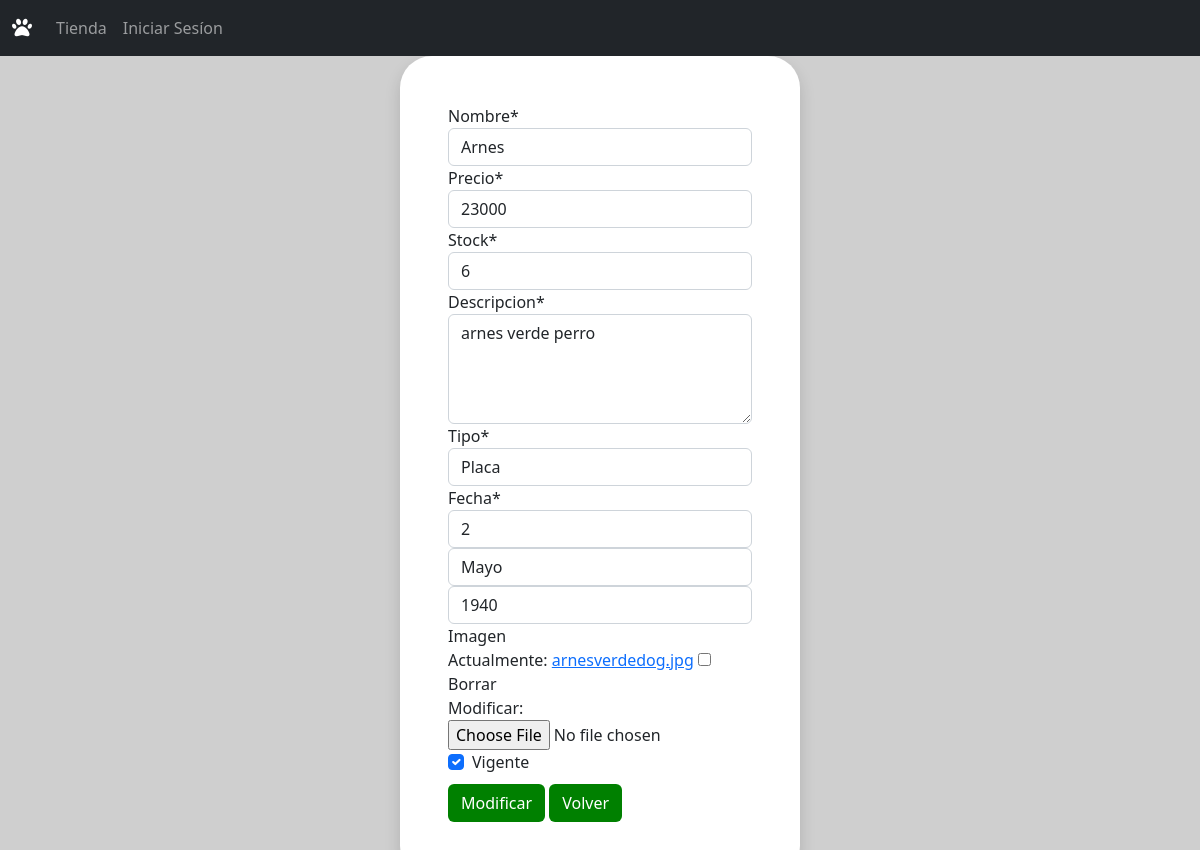
Screenshot of /updateProducto/8/ with the database file from the repository.
### core/models.py (models this page shows, shortened)
class Producto(models.Model):
    nombre = models.CharField(max_length=50)
    precio = models.IntegerField()
    stock = models.IntegerField()
    descripcion = models.CharField(max_length=250)
    tipo = models.ForeignKey(TipoProducto, on_delete=models.CASCADE)
    fecha = models.DateField()
    imagen = models.ImageField(null=True, blank=True)
    vigente = models.BooleanField()

class TipoProducto(models.Model):
    descripcion = models.CharField(max_length=50)
    def __str__(self):
        return self.descripcion

### core/views.py (the view)
# urls.py: path('updateProducto/<id>/', updateProducto, name="updateProducto"),
def updateProducto(request, id):
    producto = Producto.objects.get(id=id) #OBTIENE UN PRODUCTO POR EL ID
    data = {
        'form' : ProductoForm(instance=producto) # CARGAMOS EL PRODUCTO EN EL FORM
    }
    if request.method == 'POST':
        formulario = ProductoForm(request.POST, instance=producto, files=request.FILES) # OBTIENE LA DATA DEL FORMULARIO
        if formulario.is_valid():
            formulario.save()
            messages.success(request, "Producto almacenado correctamente")
            data['form'] = formulario #CARGA LA NUEVA INFO EN EL FORM
    return render(request, 'core/updateProducto.html', data)

### core/forms.py
class ProductoForm (ModelForm):
    nombre = forms.CharField(widget=forms.TextInput(attrs={"placeholder":"Ingrese Nombre"}))
    precio = forms.IntegerField(min_value=0,widget=forms.NumberInput(attrs={"placeholder":"Ingrese Precio"}))
    stock = forms.IntegerField(min_value=0,widget=forms.NumberInput(attrs={"placeholder":"Ingrese Stock"}))
    descripcion = forms.CharField(min_length=10,max_length=200,widget=forms.Textarea(attrs={"rows":4}))
    class Meta:
        model = Producto
        fields = '__all__'
        widgets = {
                'fecha' : forms.SelectDateWidget(years=range(1940,2023))
        }

### core/templates/core/updateProducto.html (shortened to what this page needs)
{% extends 'core/base.html' %}
{% load static%}
{% load crispy_forms_tags %}
{% block contenido %}
<div class="container-fluid d-flex justify-content-center align-items-center"
    style="background-color: rgb(207, 207, 207)">
    <div class="bg-white p-5 rounded-5 text-dark shadow" style="width: 25rem">
        <form action="" method="POST" enctype="multipart/form-data">
            <table>
                {{ form | crispy }}
            </table>
            <input type="submit" class="btn btn-verde my-2" value="Modificar">
            <a href="{% url 'adminProductos' %}" class="btn btn-verde">Volver</a>
        </form>
    </div>
</div>
{% endblock %}

### core/static/core/css/style.css (style rules this page uses)
.btn-verde { background-color: green; color: white; }

### rows the page displays
Producto: nombre "Arnes", precio "23000", stock "6", descripcion "arnes verde perro", tipo "Placa", vigente "☑"
